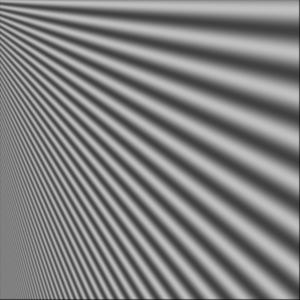
%> input picture lab1/pn1.jpg, 300 x 300 px
$ octave main2.m   (GNU Octave 9; MATLAB toolbox functions it lacks are replaced by stand-ins)
%> lines starting %> are read from the running program, lines starting %| are printed output that depends on the picture; in (x1, y1, x2, y2) boxes, pixels count from 0 and x2, y2 are one past the last pixel; in counts of white or black regions, pixels touching at a corner belong together; the program's own positions count from 1
### lab1/gaussian.m
function G=gaussian(sigma)
%> called with sigma = 10
for x=-sigma:sigma
    G(x+sigma+1)=1/(sigma*sqrt(2*pi))*exp(-x*x/(2*(sigma)^2));
end
%> further down, im is the input picture: size 300x300 uint8; min 24, max 193, mean 128.3
G=G/sum(G);
end

### lab1/gaussianConv.m
function imOut = gaussianConv(image , sigma)
%> called with sigma = 10
[m,n]=size(image);
%> m = 300; n = 300
im=image;
for i=1:m
    im_x(i,:)=conv2(gaussian(sigma),im(i,:));
end
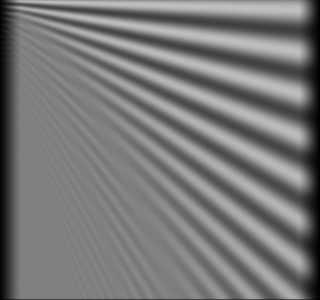
%> im_x: size 300x320 double; min 0.822, max 192.1, mean 120.3
for j=1:n
    im_y(:,j)=conv2(gaussian(sigma),im(:,j)');
end
imOut=(im_x(:,(sigma+1):(300+sigma))+im_y((sigma+1):(300+sigma),:))/2;
end

### lab1/gradmag.m
function [magnitude, orientation] = gradmag(G,image,sigma)
%> called with sigma = 10
[m,n]=size(image);
im=image;
for i=1:m
    im_x(i,:)=conv2(gaussianDer(G,sigma),im(i,:));%derivative in x direction
end
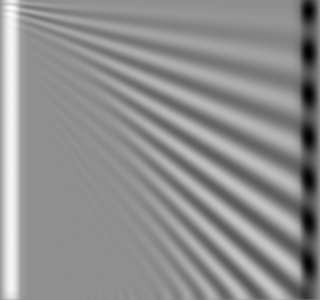
%> im_x: size 300x320 double; min -4.01, max 3.11, mean 2.22e-19; drawn with min black and max white
for j=1:n
    im_y(:,j)=conv2(gaussianDer(G,sigma)',im(:,j));%derivative in y direction
end
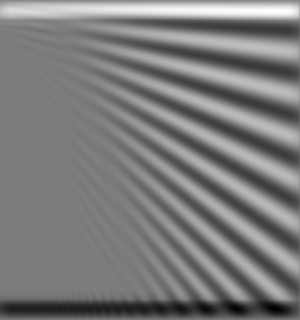
%> im_y: size 320x300 double; min -3.79, max 4.01, mean 1.89e-17; drawn with min black and max white
imOut_x=im_x(:,(sigma+1):(n+sigma));
imOut_y=im_y((sigma+1):(m+sigma),:);
for i=1:m
    for j=1:n
        magnitude(i,j)=sqrt(imOut_x(i,j)^2+imOut_y(i,j)^2);
        orientation(i,j)=atan(imOut_x(i,j)/imOut_y(i,j));
    end
end
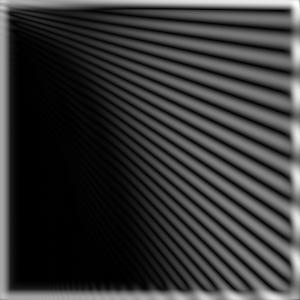
%> magnitude: size 300x300 double; min 0.00014, max 4.34, mean 0.94; drawn with min black and max white
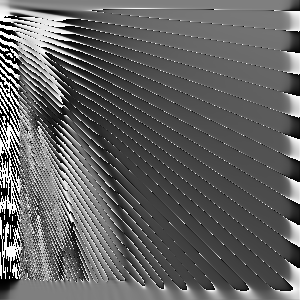
%> orientation: size 300x300 double; min -1.57, max 1.57, mean -0.362; drawn with min black and max white
end

### lab1/gaussianDer.m
function Gd =gaussianDer(G, sigma)
x=-sigma:sigma;
Gd=-x/((sigma)^2).*G;
 end

### lab1/main2.m
%% derivative of Gaussian
close all
clc
close all
r=3;
sigma=10;
G=gaussian(sigma);
Gd=gaussianDer(G,sigma);
subplot(222)
plot(Gd);
title('derivative')
%% magnitude and orientation
%im=rgb2gray(imread('zebra.png'));
im=imread('pn1.jpg');
img=gaussianConv(im,sigma);
subplot(221)
imshow(img,[])
title('original image');
[magnitude, orientation]=gradmag(G,img,sigma);
%% set a threshold
level1=0.9;
level2=0.5;
magnitude=im2bw(magnitude,level1);
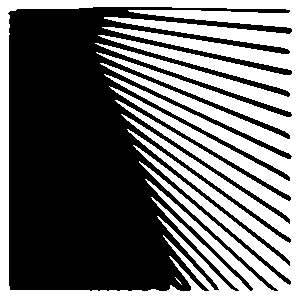
%> magnitude: size 300x300 logical; 43.9% white; 2 white regions (1 under 20 px), largest, box (x1, y1, x2, y2) and area: (0, 0, 300, 300) 39462
orientation=im2bw(orientation,level2);
%> orientation: size 300x300 logical; 13.1% white; 1216 white regions (1160 under 20 px), largest, box (x1, y1, x2, y2) and area: (0, 0, 93, 104) 2894, (0, 116, 25, 222) 966, (39, 144, 112, 261) 531
subplot(223)
imshow(magnitude,[]);
title(['maganitude of derivative image, level=', num2str(level1), 'sigma=', num2str(sigma)]);
subplot(224)
imshow(orientation , [-pi,pi])
title(['orientation of derivative image, level=', num2str(level2), 'sigma=', num2str(sigma)]);
hold on;
colormap(hsv);
colorbar;
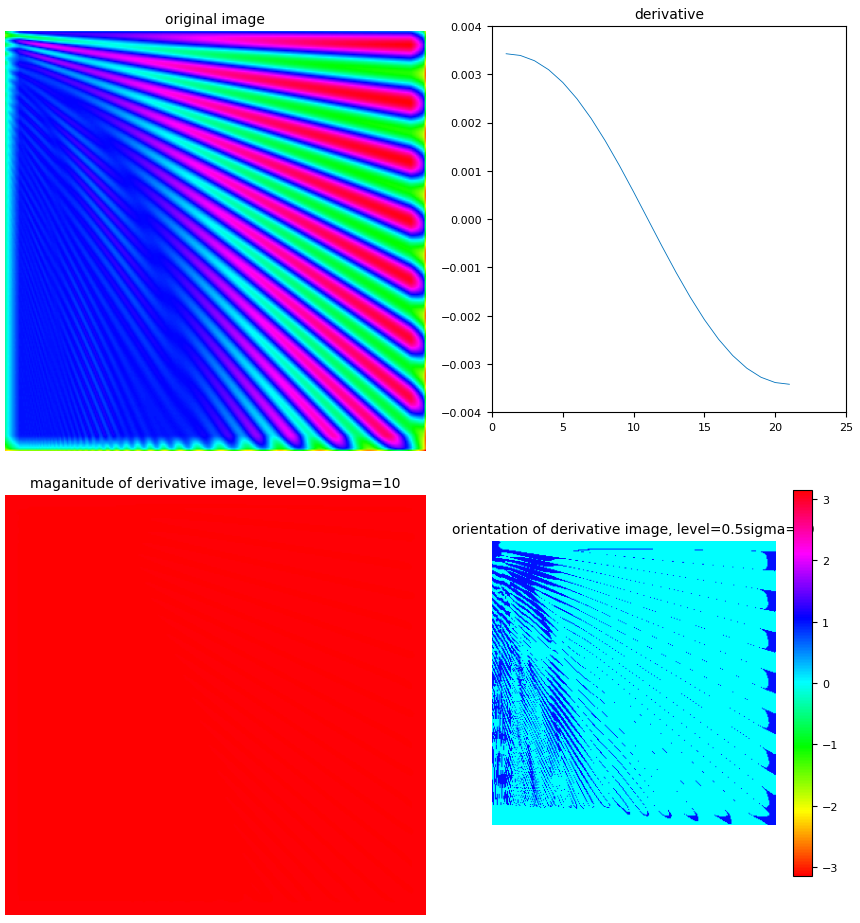
%> figure redrawn from the program's plot data, 4 panels
hold off;
